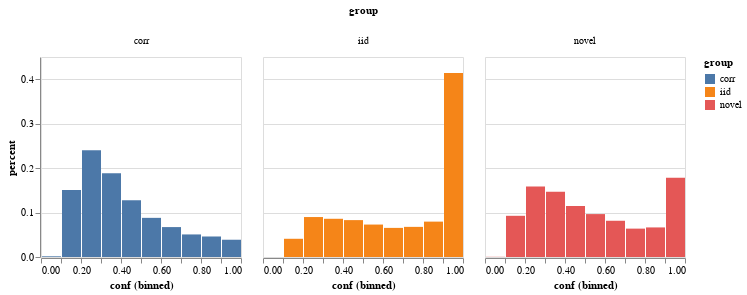

The notebook cell this image was saved under:
### Code cell
alt.Chart(pd.DataFrame(dens)).mark_bar().encode(
    x=alt.X('conf:Q', bin=True),
    y=alt.Y('percent:Q'),
    column='group:N',
    color='group:N'
).properties(
    width=200,
    height=200
)

### Figure 1 — Vega-Lite specification as saved in the notebook (floating-point values rounded to 4 significant figures)
{"config": {"view": {"continuousWidth": 400, "continuousHeight": 300}}, "data": {"name": "data-db6cb0b70751f803e464295837688a91"}, "mark": "bar", "encoding": {"color": {"field": "group", "type": "nominal"}, "column": {"field": "group", "type": "nominal"}, "x": {"bin": true, "field": "conf", "type": "quantitative"}, "y": {"field": "percent", "type": "quantitative"}}, "height": 200, "width": 200, "$schema": "https://vega.github.io/schema/vega-lite/v4.17.0.json", "datasets": {"data-db6cb0b70751f803e464295837688a91": [{"percent": 0.0, "conf": 0.05, "group": "iid"}, {"percent": 0.041, "conf": 0.15, "group": "iid"}, {"percent": 0.0899, "conf": 0.25, "group": "iid"}, {"percent": 0.086, "conf": 0.35, "group": "iid"}, {"percent": 0.083, "conf": 0.45, "group": "iid"}, {"percent": 0.073, "conf": 0.55, "group": "iid"}, {"percent": 0.0655, "conf": 0.65, "group": "iid"}, {"percent": 0.0678, "conf": 0.75, "group": "iid"}, {"percent": 0.0796, "conf": 0.85, "group": "iid"}, {"percent": 0.4142, "conf": 0.95, "group": "iid"}, {"percent": 0.001538, "conf": 0.05, "group": "corr"}, {"percent": 0.1508, "conf": 0.15, "group": "corr"}, {"percent": 0.2404, "conf": 0.25, "group": "corr"}, {"percent": 0.1885, "conf": 0.35, "group": "corr"}, {"percent": 0.1277, "conf": 0.45, "group": "corr"}, {"percent": 0.08808, "conf": 0.55, "group": "corr"}, {"percent": 0.06731, "conf": 0.65, "group": "corr"}, {"percent": 0.05077, "conf": 0.75, "group": "corr"}, {"percent": 0.04615, "conf": 0.85, "group": "corr"}, {"percent": 0.03885, "conf": 0.95, "group": "corr"}, {"percent": 0.0003846, "conf": 0.05, "group": "novel"}, {"percent": 0.09269, "conf": 0.15, "group": "novel"}, {"percent": 0.1585, "conf": 0.25, "group": "novel"}, {"percent": 0.1469, "conf": 0.35, "group": "novel"}, {"percent": 0.115, "conf": 0.45, "group": "novel"}, {"percent": 0.09654, "conf": 0.55, "group": "novel"}, {"percent": 0.08154, "conf": 0.65, "group": "novel"}, {"percent": 0.06385, "conf": 0.75, "group": "novel"}, {"percent": 0.06654, "conf": 0.85, "group": "novel"}, {"percent": 0.1781, "conf": 0.95, "group": "novel"}]}}
